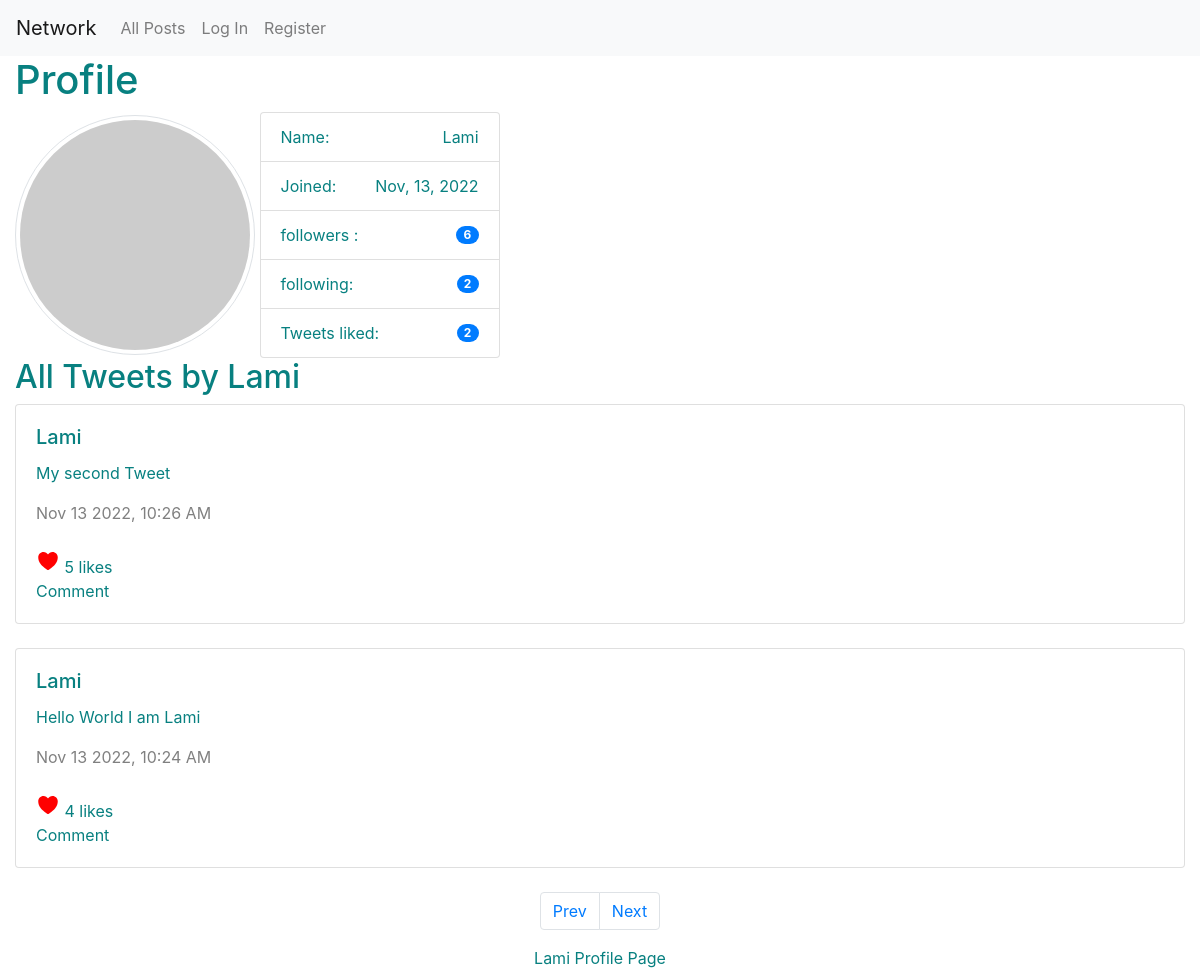
Before: /profile/Lami with the older database file.
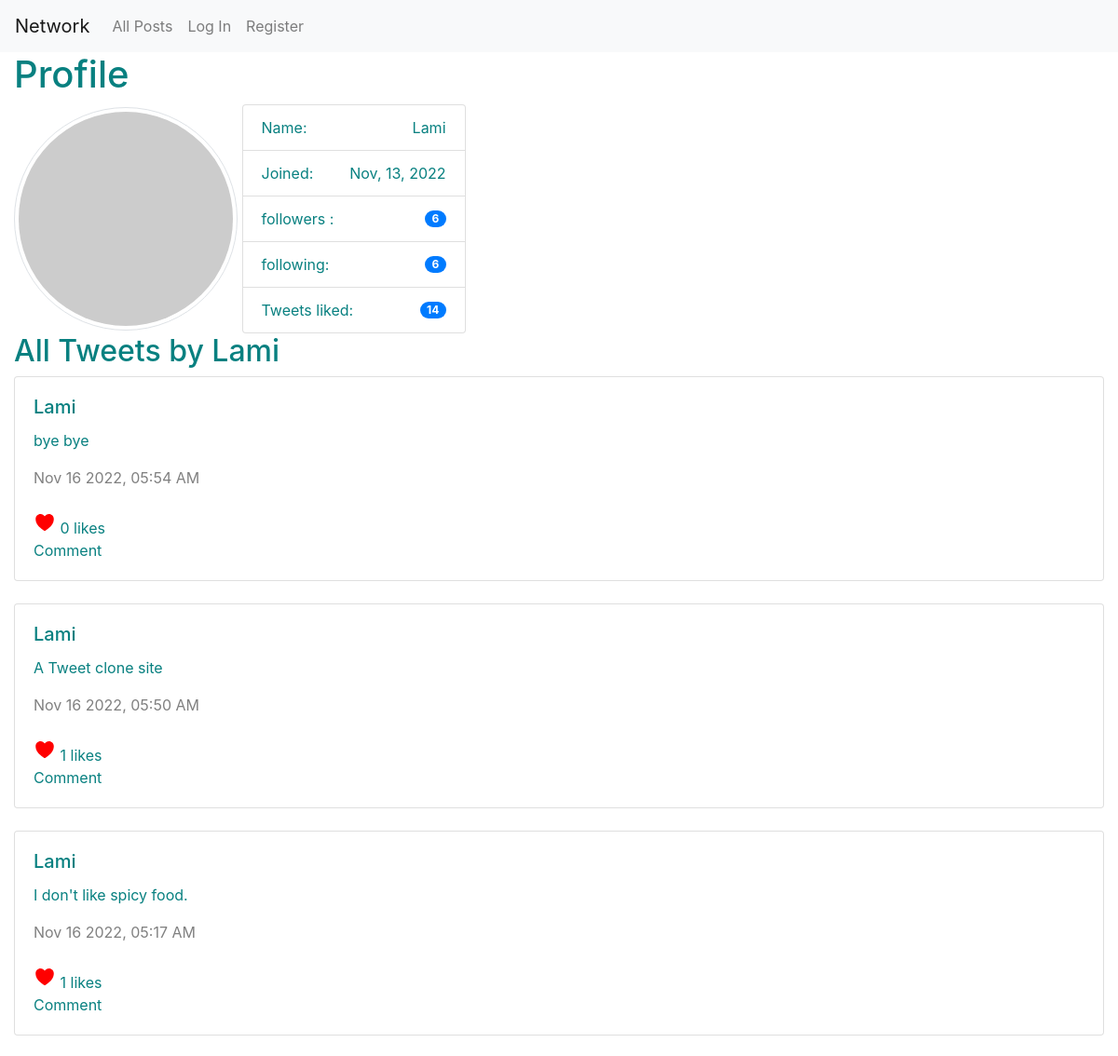
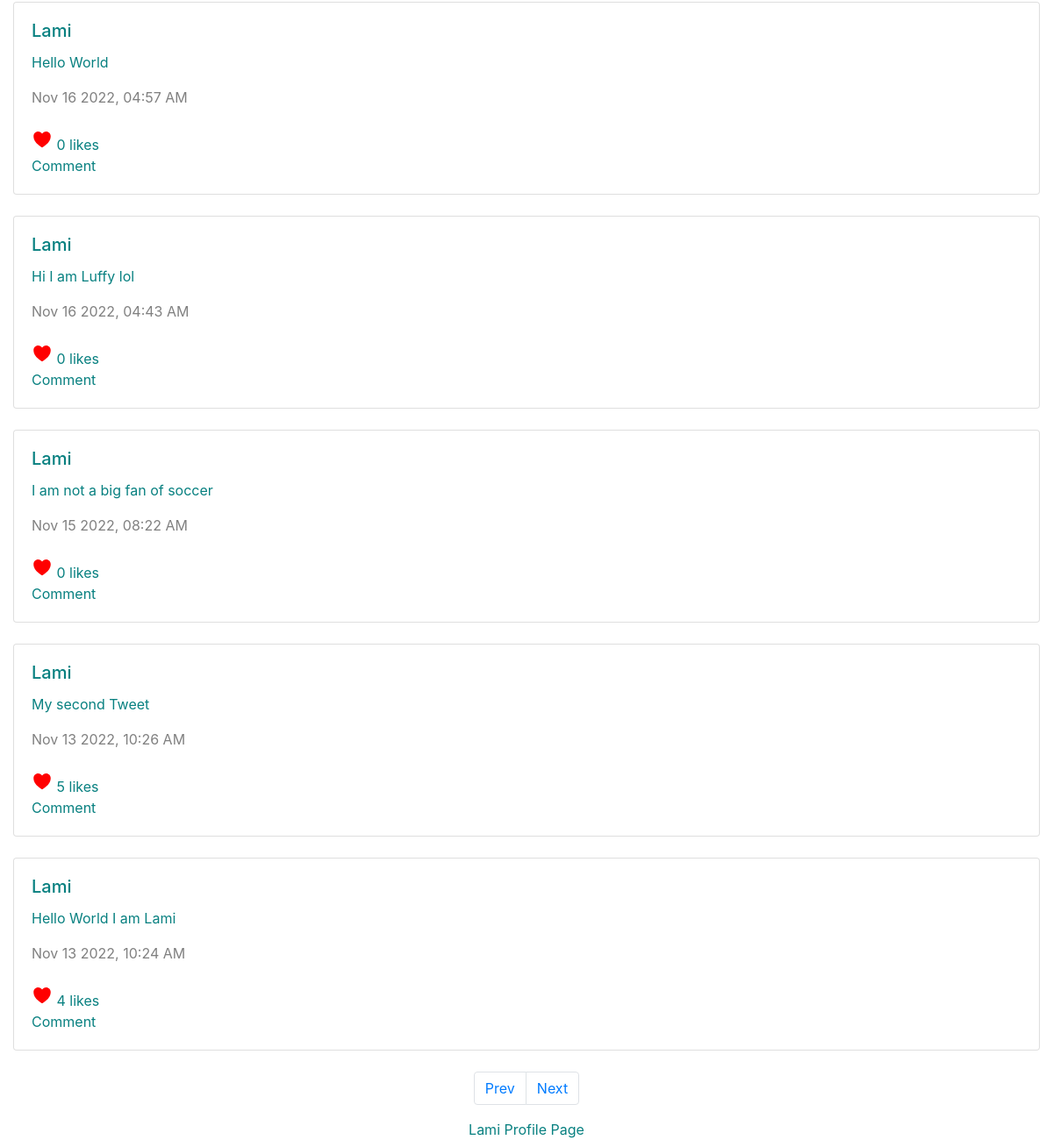
After: the same page with the newer database file (2 pictures, top to bottom).
### network/models.py (models this page shows, shortened)
class User(AbstractUser):
    def __str__(self):
        return f'{self.username}'

class UserPost(models.Model):
    author = models.ForeignKey(User, on_delete=models.CASCADE, related_name="userposts", null=False)
    content = models.TextField(verbose_name="Post", default="", max_length=2048, null=False)
    timestamps = models.DateTimeField(auto_now_add=True)
    user_likes = models.ManyToManyField("User", related_name="liked_posts", null=True)
    def serialize(self):
        return {
            "id": self.id,
            "author": self.author.username,
            "content": self.content,
            "timestamps": self.timestamps.strftime("%b %d %Y, %I:%M %p"),
            "user_likes": self.user_likes.all().count(),
        }

### network/views.py (the view)
# urls.py: path("profile", views.user_profile, name="profile"),
def user_profile(request, profile_name):
    profiler = User.objects.get(username=profile_name)
    print(User._meta.get_fields())
    profile_posts = profiler.userposts.all()
    profile_posts = profile_posts.order_by("-timestamps").all()
    profile_posts = [post.serialize() for post in profile_posts]
    followed = profiler.followed.all()
    followers = profiler.followings.all()
    num_followed = Following.objects.all().filter(followers=profiler.pk)
    num_followers = sum([True for name in followers])
    paginator = Paginator(profile_posts, 10) # Show 10 post per page.
    page_number = request.GET.get('page')
    page_obj = paginator.get_page(page_number)
    print(page_obj.has_next())
    return render(request, 'network/profile.html', {
        'profile_users' : profiler,
        'posts': page_obj,
        'followers': list(str(followed).split(' '))[2] if followed else "0",
        'followed': num_followers,
        'liked_tweets': profiler.liked_posts.all().count(),
        })

### network/models.py (called while the page is built)
    def __repr__(self):
        num = int(sum([True for n in self.followers.all()]))
        return f' {num} followers'

### network/templates/network/profile.html (shortened to what this page needs)
{% extends "network/layout.html" %}
{% load static %}
{% block body %}
<div><h1> Profile </h1>
    <img src="https://robohash.org/23.238.193.4.png" style="width:20vw; display: inline-block;" class="img-fluid img-thumbnail rounded-pill" alt="Responsive image"/>
<ul class="list-group"  style="width:20vw; display: inline-block; vertical-align:middle;">
<li class="list-group-item d-flex justify-content-between align-items-center">
  Name:
    <span class="text" id="username"> {{ profile_users.username  }}</span>
  </li>
   <li class="list-group-item d-flex justify-content-between align-items-center">
      Joined:
    <span class="text-capitalize text-wrap">{{ profile_users.date_joined|date:"M, d, Y" }}</span>
  </li>
  <li class="list-group-item d-flex justify-content-between align-items-center">
     followers :
    <span id="countbadge" class="badge badge-primary badge-pill">{{ followers }}</span>
  </li>
  <li class="list-group-item d-flex justify-content-between align-items-center">
  following:
    <span class="badge badge-primary badge-pill">{{ followed }}</span>
  </li>
    <li class="list-group-item d-flex justify-content-between align-items-center">
  Tweets liked:
    <span class="badge badge-primary badge-pill">{{ liked_tweets }}</span>
  </li>
</ul>
</div>
<h2 id="title_page"> All Tweets by {{ profile_users.username }}</h2>
<div id="posts-section">
	{% for post in posts%}
	 <div class="card">
      <div class="card-body tweetsdiv" data-tweets="{{ post.id }}">
        <h5 class="card-title"> {{ post.author }} </h5>
        <p class="card-text" id="{{ post.id }}"> {{ post.content }} </p>
    	<span style=color:grey;> {{ post.timestamps }} </span> <br/>
    	<br/>
        <span href="#" class="card-link"> <ion-icon name="heart" id="{{ post.id }}box" aria-pressed="false"></ion-icon></span> <span id="{{ post.id }}post"> {{ post.user_likes }} likes <br/> Comment</span>
      </div>
    </div>
    {% empty %}
    No Post yet
	{% endfor %}
</div>
  <nav aria-label="Page navigation example">
  <ul class="pagination justify-content-center" id="page-number">
    <li class="page-item" >
      <a class="page-link" href="#" tabindex="-1" aria-disabled="true">Prev</a>
    </li>
    <li class="page-item">
      <a class="page-link" href="#">Next</a>
    </li>
  </ul>
</nav>
{% endblock %}
{% block footer %}
<footer>{{profile_users.username}} Profile Page </footer>
{% endblock %}

### network/templates/network/layout.html (shortened to what this page needs)
{% load static %}
<!DOCTYPE html>
<html lang="en">
    <head>
        <link rel="stylesheet" href="https://stackpath.bootstrapcdn.com/bootstrap/4.4.1/css/bootstrap.min.css">
        <link href="{% static 'network/styles.css' %}" rel="stylesheet">
    </head>
    <body>
        <nav class="navbar navbar-expand-lg navbar-light bg-light">
            <a class="navbar-brand" href="#">Network</a>
            <div>
              <ul class="navbar-nav mr-auto">
                <li class="nav-item">
                  <a class="nav-link" id="all" data-page="all" href="{% url 'index' %}">All Posts</a>
                </li>
                {% if user.is_authenticated %}
                    <li class="nav-item">
                        <a class="nav-link" id="following" data-page="following" href="{% url 'following' 1 %}">Following</a>
                    </li>
                    <li class="nav-item">
                        <a class="nav-link" href="{% url 'logout' %}">Log Out</a>
                    </li>
                {% else %}
                    <li class="nav-item">
                        <a class="nav-link" href="{% url 'login' %}">Log In</a>
                    </li>
                    <li class="nav-item">
                        <a class="nav-link" href="{% url 'register' %}">Register</a>
                    </li>
                {% endif %}
              </ul>
            </div>
          </nav>
        <div class="body container-fluid">
            {% block body %}
            {% endblock %}
        </div>
           {% block footer %}
            {% endblock  %}
    </body>
</html>

### network/static/network/styles.css (style rules this page uses)
* { color: #088080; }
.card { margin-bottom: 1.5em; }
span ion-icon { font-size: 1.5rem; color: red; }
footer { text-align: center; }

Changed rows visible on the page:
added UserPost: content "bye bye"
added UserPost: content "A Tweet clone site"
added UserPost: content "I don't like spicy food."
added UserPost: content "Hello World"
added UserPost: content "Hi I am Luffy lol"
added UserPost: content "I am not a big fan of soccer"
Other visible differences:
{{ followed }}: "2" → "6"
{{ liked_tweets }}: "2" → "14"
new list line: "Lami"
new list line: "Nov 16 2022, 05:54 AM 0 likes Comment"
new list line: "Nov 16 2022, 05:50 AM 1 likes Comment"
new list line: "Nov 16 2022, 05:17 AM 1 likes Comment"
new list line: "Nov 16 2022, 04:57 AM 0 likes Comment"
new list line: "Nov 16 2022, 04:43 AM 0 likes Comment"
new list line: "Nov 15 2022, 08:22 AM 0 likes Comment"
